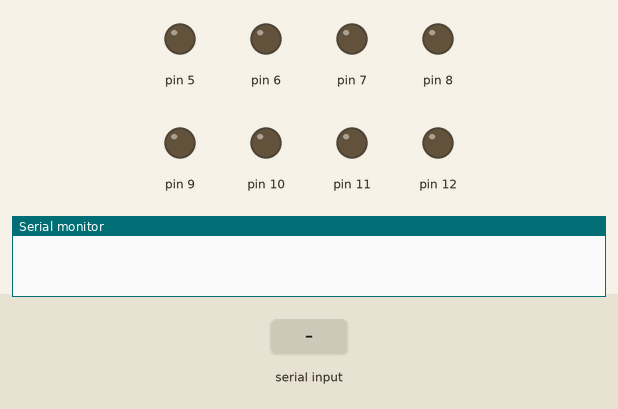
A sketch run on a simulated Arduino Uno, built with avr-gcc and run on an emulated ATmega328P. Shown: output pins drawn as LEDs (lit = HIGH), the last lines printed to the serial monitor. The inputs (shaded band) are chosen by the test bench.

Above: at 1.2 s.
1.3 s: "90,45\n" received over Serial
At 2.2 s:
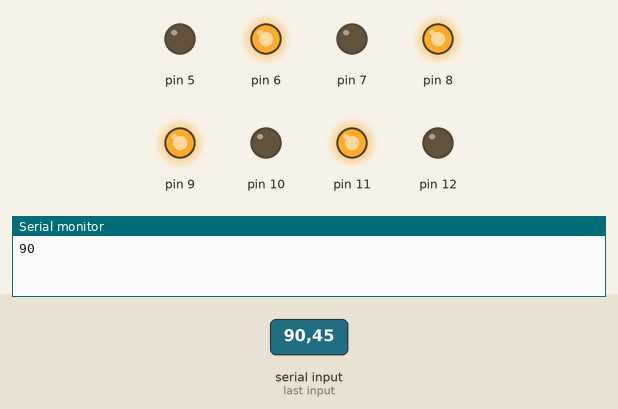
Timing chart, 0 to 7.4 s (numbered marks = the images above; inputs shaded):
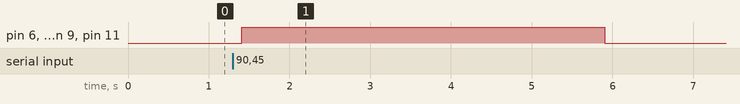

The sketch:

Practica_1_Binario.ino
```cpp
void setup() {
  for (int i = 5; i <= 12; i++) {
    pinMode(i, OUTPUT);
  }
  Serial.begin(9600);
  Serial.setTimeout(100);
}
int valor;
void db(int num) {
  int b[8];
  if (num == 0) {
    for (int i = 0; i < 8; i++) {
      digitalWrite(5 + i, LOW);
    }
    return;
  }
  int i = 0;
  while (num > 0 && i < 8) {
    b[i] = num % 2;
    num = num / 2;
    i++;
  }
  while (i < 8) {
    b[i] = 0;
    i++;}
  for (int j = 0; j < 8; j++) {
    digitalWrite(5 + j, b[j]);}


  delay(4500);

  for (int i = 0; i < 8; i++) {
      digitalWrite(5 + i, LOW);
    }

  }
void loop() {
  if (Serial.available() > 0) {
    valor = Serial.readString().toInt();
    valor = constrain(valor, 0, 255);
    Serial.println(valor);
    db(valor);


     }}
```

Measured:
- after the input at 1.3 s, pin 6, pin 8, pin 9, pin 11: LOW → HIGH after 0.11 s, → LOW 4.5 s later
